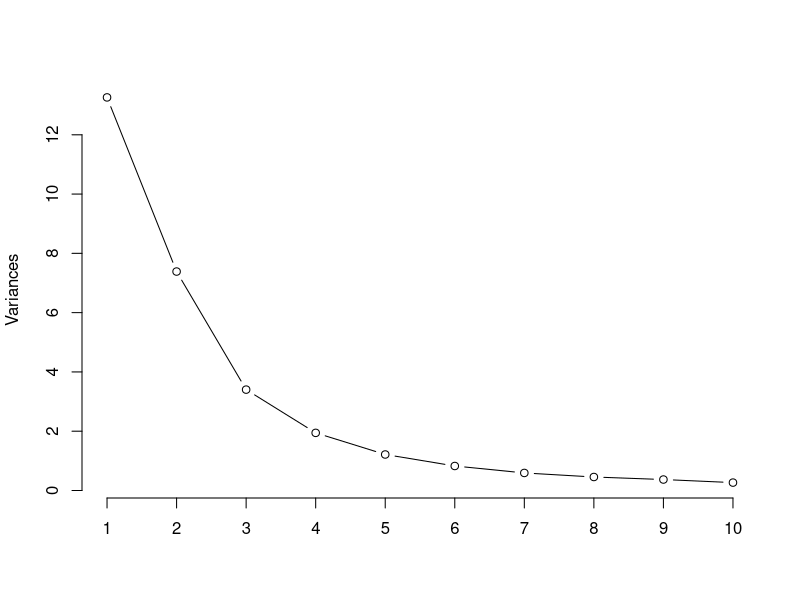
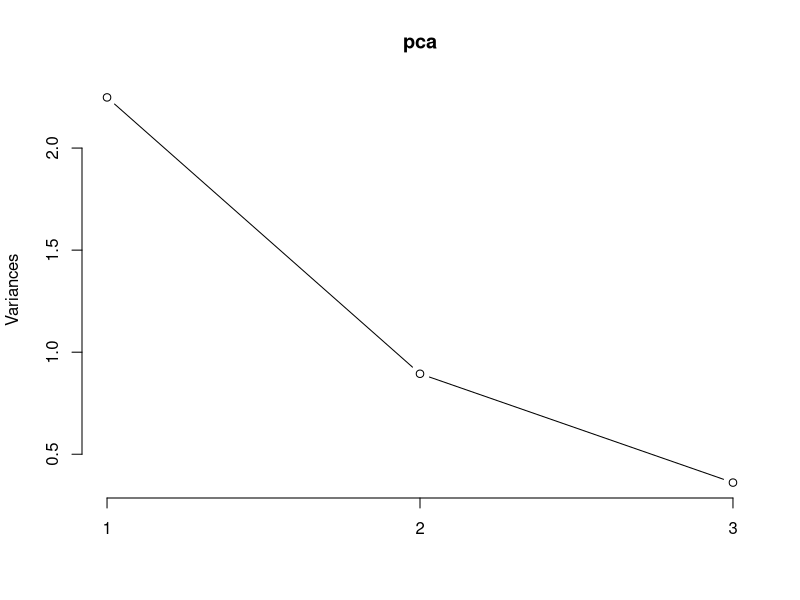
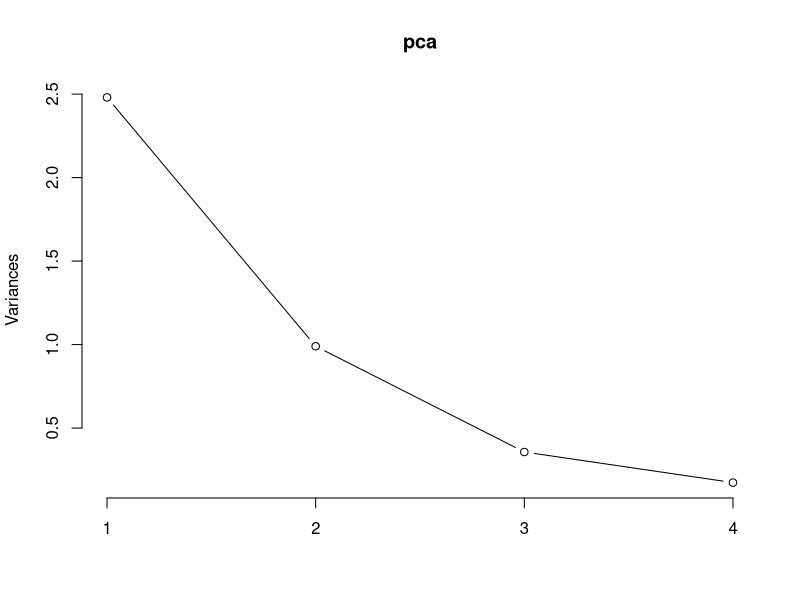

Write the R code that produced these figures, in order. (Note: this script raises an error after producing the figures.)
## ---- chunk 1
knitr::opts_chunk$set(cache=FALSE,
                      message = FALSE)
library(tidyverse)
## ---- chunk 2
C <- chol(S <- toeplitz(.9 ^ (0:31))) # Cov.matrix and its root
set.seed(17)
X <- matrix(rnorm(32000), 1000, 32)
Z <- X %*% C  ## ==>  cov(Z) ~=  C'C = S
pZ <- prcomp(Z, tol = 0.1)
screeplot(pZ, type = 'lines', main = '')
## ---- chunk 3
library(mvtnorm)
Sigma <- matrix(c(1, 0.5, 0.1,
                  0.5, 1, 0.5,
                  0.1, 0.5, 1),
                ncol = 3) 

set.seed(17)
X <- rmvnorm(100, sigma = Sigma)
pca <- prcomp(X)
## ---- chunk 4
summary(pca)
## ---- chunk 5
screeplot(pca, type = 'l')
## ---- chunk 6
pca <- prcomp(USArrests, scale = TRUE)
## ---- chunk 7
summary(pca)
## ---- chunk 8
screeplot(pca, type = 'l')
## ---- chunk 9
library(mvtnorm)
Sigma <- matrix(c(1, 0.5, 0.1,
                  0.5, 1, 0.5,
                  0.1, 0.5, 1),
                ncol = 3) 
mu <- c(1, 2, 2)
## ---- chunk 10
set.seed(17)
X <- rmvnorm(100, mean = mu,
             sigma = Sigma)
pca <- prcomp(X)

colMeans(X)
colMeans(pca$x)
## ---- chunk 11
# On the other hand
pca <- prcomp(X, center = FALSE)
colMeans(pca$x)
## ---- chunk 12
library(tidyverse)
library(dslabs)

mnist <- read_mnist()

dim(mnist$train$images)
dim(mnist$test$images)

head(mnist$train$labels)
## ---- chunk 13
img <- matrix(mnist$train$images[1,], ncol = 28) 
# Switch columns
img <- img[,rev(1:28)]
image(img, col = gray.colors(12, rev = TRUE),
      axes = FALSE, asp = 1)
## ---- chunk 14
decomp <- prcomp(mnist$train$images)
## ---- chunk 15
screeplot(decomp, type = 'lines',
          npcs = 20, main = "")
## ---- chunk 16
decomp$x[,1:2] %>%
  as.data.frame() %>%
  mutate(label = factor(mnist$train$labels)) %>%
  ggplot(aes(PC1, PC2, colour = label)) +
  geom_point(alpha = 0.5) +
  theme_minimal() +
  coord_fixed()
## ---- chunk 17
# And on the test set
decomp %>%
  predict(newdata = mnist$test$images) %>%
  as.data.frame() %>%
  mutate(label = factor(mnist$test$labels)) %>%
  ggplot(aes(PC1, PC2, colour = label)) +
  geom_point(alpha = 0.5) +
  theme_minimal() +
  coord_fixed()
## ---- chunk 18
par(mfrow = c(2, 2))
for (i in seq_len(4)) {
  img <- matrix(decomp$rotation[,i], ncol = 28)
  img <- img[,rev(1:28)]
  image(img, col = gray.colors(12, rev = TRUE),
        axes = FALSE, main = paste0("PC", i), asp = 1)
}
## ---- chunk 19
# Approximation with 90 PCs
approx_mnist <- decomp$rotation[, seq_len(90)] %*% 
  decomp$x[1, seq_len(90)]

# Original image
img1 <- matrix(mnist$train$images[1,], ncol = 28)
img1 <- img1[,rev(1:28)]
# Approximation
img2 <- matrix(approx_mnist, ncol = 28)
img2 <- img2[,rev(1:28)]
## ---- chunk 20
par(mfrow = c(1, 2))
image(img1, col = gray.colors(12, rev = TRUE),
      axes = FALSE, main = "Original", asp = 1)
image(img2, col = gray.colors(12, rev = TRUE),
      axes = FALSE, main = "Approx", asp = 1)
## ---- chunk 21
set.seed(1234)
# Random measurement error
sigma <- 5

# Exact relationship between 
# Celsius and Fahrenheit
temp_c <- seq(-40, 40, by = 1)
temp_f <- 1.8*temp_c + 32
## ---- chunk 22
# Add measurement error
temp_c_noise <- temp_c + rnorm(n = length(temp_c), 
                               sd = sigma)
temp_f_noise <- temp_f + rnorm(n = length(temp_f), 
                               sd = sigma)
## ---- chunk 23
# Linear model
(fit <- lm(temp_f_noise ~ temp_c_noise))
confint(fit)

# PCA
pca <- prcomp(cbind(temp_c_noise, temp_f_noise))
pca$rotation
pca$rotation[2,"PC1"]/pca$rotation[1,"PC1"]
## ---- chunk 24
library(dslabs)
library(ggridges)

# Data on Breast Cancer
as.data.frame(brca$x) %>% 
  gather(variable, measurement) %>% 
  mutate(variable = reorder(variable, measurement, 
                            median)) %>% 
  ggplot(aes(x = measurement, y = variable)) + 
  geom_density_ridges() + theme_ridges() +
  coord_cartesian(xlim = c(0, 250))
## ---- chunk 25
# Remove some variables
rem_index <- which(colnames(brca$x) %in%
                     c("area_worst", "area_mean",
                       "perimeter_worst", 
                       "perimeter_mean"))
dataset <- brca$x[,-rem_index]
decomp <- prcomp(dataset)
summary(decomp)$importance[,1:3]
## ---- chunk 26
screeplot(decomp, type = 'l')
## ---- chunk 27
# Let's put a CI around the first eigenvalue
first_ev <- decomp$sdev[1]^2
n <- nrow(dataset)

# Recall that TV = 2166
c("LB" = first_ev/(1+qnorm(0.975)*sqrt(2/n)),
  "Est." = first_ev,
  "UP" = first_ev/(1-qnorm(0.975)*sqrt(2/n)))
## ---- chunk 28
B <- 1000; n <- 100; p <- 3

results <- purrr::map_df(seq_len(B), function(b) {
    X <- matrix(rnorm(p*n, sd = sqrt(c(1, 2, 3))), 
                ncol = p, byrow = TRUE)
    tmp <- eigen(cov(X), symmetric = TRUE, 
                 only.values = TRUE)
    tibble(ev1 = tmp$values[1],
           ev2 = tmp$values[2],
           ev3 = tmp$values[3])
})
## ---- chunk 29
results %>% 
  gather(ev, value) %>% 
  ggplot(aes(value, fill = ev)) + 
  geom_density(alpha = 0.5) +
  theme_minimal() +
  geom_vline(xintercept = c(1, 2, 3),
             linetype = 'dashed')
## ---- chunk 30
results %>% 
  summarise_all(mean)
## ---- chunk 31
p <- 2
results <- purrr::map_df(seq_len(B), function(b) {
  X <- matrix(rnorm(p*n, sd = c(1, 2)), ncol = p,
              byrow = TRUE)
  tmp <- eigen(cov(X), symmetric = TRUE)
  
  tibble(
    xend = tmp$vectors[1,1],
    yend = tmp$vectors[2,1]
  )
})
## ---- chunk 32
results %>% 
  ggplot() +
  geom_segment(aes(xend = xend, yend = yend),
               x = 0, y = 0, colour = 'grey60') +
  geom_segment(x = 0, xend = 0,
               y = 0, yend = 1,
               colour = 'blue', size = 2) +
  expand_limits(y = 0, x = c(-1, 1)) +
  theme_minimal()
## ---- chunk 33
# Or looking at angles
results %>% 
  transmute(theta = atan2(yend, xend)) %>% 
  ggplot(aes(theta)) +
  geom_histogram() +
  theme_minimal() + 
  geom_vline(xintercept = pi/2)
## ---- chunk 34
# Keep only mean measurements
rem_index2 <- grep("mean", colnames(brca$x),
                   invert = TRUE)
dataset <- brca$x[,-c(rem_index,
                      rem_index2)]
R <- cor(dataset)

pairs(dataset)
## ---- chunk 35
# Overall mean
r_bar <- mean(R[upper.tri(R, diag = FALSE)])

# Column specific means
r_cols <- (colSums(R) - 1)/(nrow(R) - 1)

# Extra quantities
p <- ncol(dataset)
n <- nrow(dataset)
gamma_hat <- (p - 1)^2*(1 - (1 - r_bar)^2)/
  (p - (p - 2)*(1 - r_bar)^2)
## ---- chunk 36
# Test statistic
Tstat <- sum((R[upper.tri(R, 
                          diag = FALSE)] - r_bar)^2) - 
  gamma_hat*sum((r_cols - r_bar)^2)
Tstat <- (n-1)*Tstat/(1-r_bar)^2

Tstat > qchisq(0.95, 0.5*(p+1)*(p-2))
## ---- chunk 37
decomp <- prcomp(dataset)

summary(decomp)$importance[,seq_len(3)]
screeplot(decomp, type = 'l')
## ---- chunk 38
permute_data <- function(data) {
  p <- ncol(data)
  data_perm <- data
  for (i in seq_len(p)) {
    ind_sc <- sample(nrow(data))
    data_perm[,i] <- data[ind_sc, i]
  }
  return(data_perm)
}
## ---- chunk 39
set.seed(123)
B <- 1000
alpha <- 0.05
results <- matrix(NA, ncol = B, 
                  nrow = ncol(dataset))

results[,1] <- decomp$sdev
results[,-1] <- replicate(B - 1, {
  data_perm <- permute_data(dataset)
  prcomp(data_perm)$sdev
})
## ---- chunk 40
cutoff <- apply(results, 1, function(row) {
  mean(row >= row[1])
})
which(cutoff < alpha)
## ---- chunk 41
# Continuing with our example on breast cancer
decomp <- prcomp(dataset)

# Extract PCs and loadings
PCs <- decomp$x[, 1:2]
loadings <- decomp$rotation[, 1:2]

# Extract data on tumour type
colour <- ifelse(brca$y == "B", "black", 'blue')
## ---- chunk 42
par(mfrow = c(1,2))
plot(PCs, pch = 19, col = colour)
plot(loadings, type = 'n')
text(loadings, 
     labels = colnames(dataset),
     col = 'red')
arrows(0, 0, 0.9 * loadings[, 1], 
       0.9 * loadings[, 2], 
       col = 'red', 
       length = 0.1)
## ---- chunk 43
par(mfrow = c(1, 1))
# Or both on the same plot
plot(PCs, pch = 19, col = colour)
text(loadings, 
     labels = colnames(dataset),
     col = 'red')
arrows(0, 0, 0.9 * loadings[, 1], 
       0.9 * loadings[, 2], 
       col = 'red', 
       length = 0.1)
## ---- chunk 44
# The biplot function rescales for us
biplot(decomp)
## ---- chunk 45
# With scaled data
biplot(prcomp(dataset, scale = TRUE))
